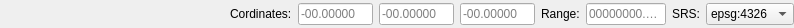
<?xml version="1.0" encoding="UTF-8"?>
<ui version="4.0">
 <class>StatusbarHandlerWidget</class>
 <widget class="QWidget" name="StatusbarHandlerWidget">
  <property name="geometry">
   <rect>
    <x>0</x>
    <y>0</y>
    <width>794</width>
    <height>28</height>
   </rect>
  </property>
  <property name="windowTitle">
   <string>Form</string>
  </property>
  <layout class="QHBoxLayout" name="horizontalLayout">
   <property name="leftMargin">
    <number>0</number>
   </property>
   <property name="topMargin">
    <number>0</number>
   </property>
   <property name="rightMargin">
    <number>0</number>
   </property>
   <property name="bottomMargin">
    <number>0</number>
   </property>
   <item>
    <spacer name="horizontalSpacer">
     <property name="orientation">
      <enum>Qt::Orientation::Horizontal</enum>
     </property>
     <property name="sizeHint" stdset="0">
      <size>
       <width>40</width>
       <height>20</height>
      </size>
     </property>
    </spacer>
   </item>
   <item>
    <widget class="QLabel" name="label_2">
     <property name="sizePolicy">
      <sizepolicy hsizetype="Minimum" vsizetype="Minimum">
       <horstretch>0</horstretch>
       <verstretch>0</verstretch>
      </sizepolicy>
     </property>
     <property name="text">
      <string>Cordinates:</string>
     </property>
    </widget>
   </item>
   <item>
    <widget class="QLineEdit" name="lat">
     <property name="maximumSize">
      <size>
       <width>75</width>
       <height>16777215</height>
      </size>
     </property>
     <property name="placeholderText">
      <string>-00.00000</string>
     </property>
    </widget>
   </item>
   <item>
    <widget class="QLineEdit" name="lon">
     <property name="maximumSize">
      <size>
       <width>75</width>
       <height>16777215</height>
      </size>
     </property>
     <property name="placeholderText">
      <string>-00.00000</string>
     </property>
    </widget>
   </item>
   <item>
    <widget class="QLineEdit" name="alt">
     <property name="maximumSize">
      <size>
       <width>75</width>
       <height>16777215</height>
      </size>
     </property>
     <property name="placeholderText">
      <string>-00.00000</string>
     </property>
    </widget>
   </item>
   <item>
    <widget class="QLabel" name="label_3">
     <property name="sizePolicy">
      <sizepolicy hsizetype="Minimum" vsizetype="Minimum">
       <horstretch>0</horstretch>
       <verstretch>0</verstretch>
      </sizepolicy>
     </property>
     <property name="text">
      <string>Range:</string>
     </property>
    </widget>
   </item>
   <item>
    <widget class="QLineEdit" name="range">
     <property name="maximumSize">
      <size>
       <width>80</width>
       <height>16777215</height>
      </size>
     </property>
     <property name="placeholderText">
      <string>00000000.0 m</string>
     </property>
    </widget>
   </item>
   <item>
    <widget class="QLabel" name="label">
     <property name="sizePolicy">
      <sizepolicy hsizetype="Minimum" vsizetype="Minimum">
       <horstretch>0</horstretch>
       <verstretch>0</verstretch>
      </sizepolicy>
     </property>
     <property name="text">
      <string>SRS:</string>
     </property>
     <property name="scaledContents">
      <bool>false</bool>
     </property>
    </widget>
   </item>
   <item>
    <widget class="QComboBox" name="comboBox">
     <item>
      <property name="text">
       <string>epsg:4326</string>
      </property>
     </item>
     <item>
      <property name="text">
       <string>epsg:3857</string>
      </property>
     </item>
    </widget>
   </item>
  </layout>
 </widget>
 <resources/>
 <connections/>
</ui>
